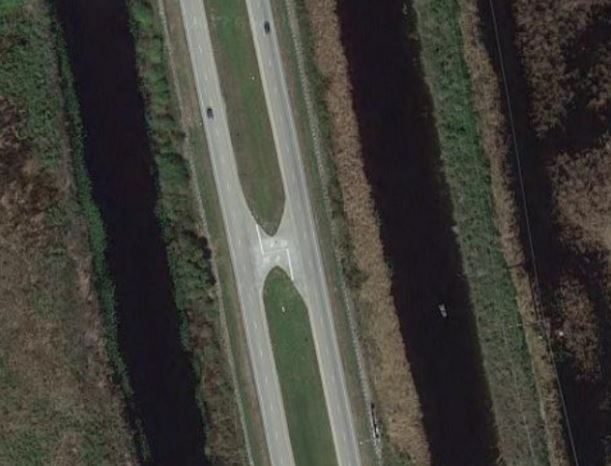
//> input picture Example 21/s21.JPG, 611 x 466 px
$ ./sample21   (built with g++ and OpenCV 4)
//> lines starting //> are read from the running program, lines starting //| are printed output that depends on the picture; after the words box and inside, x2 and y2 are one past the last pixel; in counts of white or black regions, pixels touching at a corner belong together
#include <iostream>
#include <cstdio>
#include <cstdlib>
#include <math.h>
#include <stdint.h>
#include <opencv2/core/core.hpp>
#include <opencv2/highgui/highgui.hpp>
#include <opencv2/imgproc/imgproc.hpp>

using namespace cv;
using namespace std;

void CallBackFunc(int event, int x, int y, int flags, void* userdata)
{
	if(event==EVENT_MOUSEMOVE)
    {
		cv::Mat temp = cv::imread("output.jpg");

		int c=x;
		int r=y;

		Vec3b pixel = temp.at<Vec3b>(r,c);
		uchar blue = pixel[0];
		uchar green = pixel[1];
		uchar red = pixel[2];

		if(blue>=247&&blue<=255)
		{
			if(red>=247&&red<=255)
			{
				if(green>=247&&green<=255)
				{
					cout<<"MOVE ALLOWED"<<endl;
				}
			}
		}
		else
		{
			cout<<"NOT ALLOWED"<<endl;
		}
    }
	else
	{
		cout<<"Error"<<endl;
	}
}

void output()
{
	cv::Mat img_bw4, newTemp, img_gray;
	cv::Mat3b next = cv::imread("next3.jpg");

	cv::cvtColor(next, img_gray, CV_RGB2GRAY);
	cv::threshold(img_gray, newTemp, 85.0, 255.0, THRESH_BINARY);

	for(int r=0;r<next.rows;++r)
	{
		for(int c=0;c<next.cols;++c)
		{
			Vec3b pixel = next(r, c);
			int blue = pixel[0];
			int green = pixel[1];
			int red = pixel[2];

			if(red>=247&&green<=10&&blue<=10)
			{
				newTemp.at<uchar>(r, c) = 255;
			}
			else
			{
				newTemp.at<uchar>(r, c) = 0;
			}
		}
	}

	cv::imshow("FINAL", newTemp);
	cv::imwrite("output.jpg", newTemp);

	//Movement
	/*namedWindow("Movement", 1);
	setMouseCallback("Movement", CallBackFunc, NULL);
	imshow("Movement", newTemp);*/
}

void renovation2()
{
	cv::Mat img_bw4, newTemp, img_gray;
	cv::Mat3b next = cv::imread("next2.jpg");

	cv::cvtColor(next, img_gray, CV_RGB2GRAY);
	cv::threshold(img_gray, newTemp, 85.0, 255.0, THRESH_BINARY);

	for(int r=0;r<next.rows;++r)
	{
		for(int c=0;c<next.cols;++c)
		{
			Vec3b pixel = next(r, c);
			int blue = pixel[0];
			int green = pixel[1];
			int red = pixel[2];

			if(red>=247&&green<=10&&blue<=10)
			{
				newTemp.at<uchar>(r, c) = 255;
			}
			else
			{
				newTemp.at<uchar>(r, c) = 0;
			}
		}
	}

	//cv::imshow("New", newTemp);

	cvtColor(newTemp, img_bw4, CV_GRAY2BGR);

	vector<Vec4i> lines;
	HoughLinesP(newTemp, lines, 1, CV_PI/180, 180, 350, 30);
	for(size_t i = 0; i < lines.size(); i++)
	{
		Vec4i l = lines[i];
		line(img_bw4, Point(l[0], l[1]), Point(l[2], l[3]), Scalar(0,0,255), 10, CV_AA);
	}

	imshow("source3", newTemp);
	imshow("detected lines3", img_bw4);
	cv::imwrite("next3.jpg", img_bw4);

	output();
}

void renovation()
{
	cv::Mat img_bw4, newTemp, img_gray;
	cv::Mat3b next = cv::imread("next.jpg");

	cv::cvtColor(next, img_gray, CV_RGB2GRAY);
	cv::threshold(img_gray, newTemp, 85.0, 255.0, THRESH_BINARY);

	for(int r=0;r<next.rows;++r)
	{
		for(int c=0;c<next.cols;++c)
		{
			Vec3b pixel = next(r, c);
			int blue = pixel[0];
			int green = pixel[1];
			int red = pixel[2];

			if(red>=247&&green<=10&&blue<=10)
			{
				newTemp.at<uchar>(r, c) = 255;
			}
			else
			{
				newTemp.at<uchar>(r, c) = 0;
			}
		}
	}

	//cv::imshow("New", newTemp);

	cvtColor(newTemp, img_bw4, CV_GRAY2BGR);

	vector<Vec4i> lines;
	HoughLinesP(newTemp, lines, 1, CV_PI/180, 100, 75, 15);
	for(size_t i = 0; i < lines.size(); i++)
	{
		Vec4i l = lines[i];
		line(img_bw4, Point(l[0], l[1]), Point(l[2], l[3]), Scalar(0,0,255), 3, CV_AA);
	}

	imshow("source2", newTemp);
	imshow("detected lines2", img_bw4);
	cv::imwrite("next2.jpg", img_bw4);
	renovation2();
}

int main()
{
	cv::Mat img_gray, img_bw, temp;
	//read an image
	cv::Mat3b img_bgr = cv::imread("s21.jpg");
//> img_bgr is the input picture: 466 rows x 611 cols, CV_8UC3; mean B, G, R 58, 64.5, 66.1
	cv::imshow("Original Image", img_bgr);

	//conversion gray
    cv::cvtColor(img_bgr, img_gray, CV_RGB2GRAY);
	cv::imshow("G", img_gray);

	//binary
    cv::threshold(img_gray, img_bw, 100.0, 255.0, THRESH_BINARY);
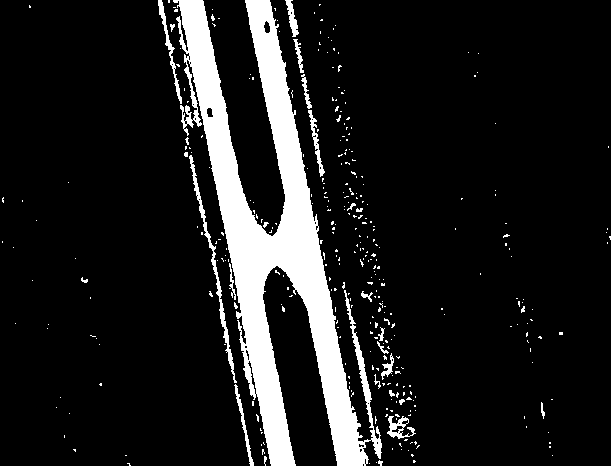
//> img_bw: 466 rows x 611 cols, CV_8UC1; 11.4% white; 352 white regions (329 under 20 px), largest, box (x1, y1, x2, y2) and area: (173, 0, 382, 466) 27972, (189, 155, 237, 383) 805, (158, 0, 182, 104) 374
	cv::threshold(img_gray, temp, 100.0, 255.0, THRESH_BINARY);

	//output
    cv::imshow("Binary (1st)", img_bw);

	cvtColor(img_bw, temp, CV_GRAY2BGR);

	vector<Vec4i> lines;
	HoughLinesP(img_bw, lines, 1, CV_PI/180, 100, 15, 1);
//> lines = 112 lines (x1, y1, x2, y2), first 8: [256, 0, 346, 465], [178, 0, 286, 465], [186, 0, 294, 465], [248, 0, 338, 465], [251, 0, 342, 465], [267, 0, 349, 465], [254, 0, 345, 465], [211, 117, 292, 465]
	for(size_t i = 0; i < lines.size(); i++)
	{
		Vec4i l = lines[i];
		line(temp, Point(l[0], l[1]), Point(l[2], l[3]), Scalar(0,0,255), 3, CV_AA);
	}
//> this loop made 112 passes
//> l on passes 1 to 12: [256, 0, 346, 465], [178, 0, 286, 465], [186, 0, 294, 465], [248, 0, 338, 465], [251, 0, 342, 465], [267, 0, 349, 465], [254, 0, 345, 465], [211, 117, 292, 465], [253, 0, 343, 465], [180, 0, 287, 465], [288, 94, 360, 465], [269, 0, 351, 465]
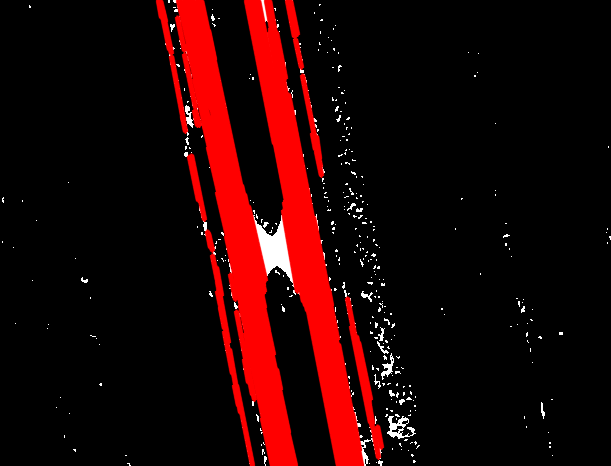
//> temp: 466 rows x 611 cols, CV_8UC3; mean B, G, R 3.5, 3.5, 34

	imshow("source", img_bw);
	imshow("detected lines", temp);
	cv::imwrite("next.jpg", temp);

	renovation();
//> in renovation, `cv::threshold(img_gray, newTemp, 85.0, 255.0, THRESH_BINARY);`: newTemp: 466 rows x 611 cols, CV_8UC1; 1.4% white; 422 white regions (403 under 20 px), largest, box (x1, y1, x2, y2) and area: (253, 215, 294, 287) 1194, (387, 416, 416, 439) 283, (381, 353, 394, 380) 125
//> after the loop in renovation, `for(int r=0;r<next.rows;++r)`:
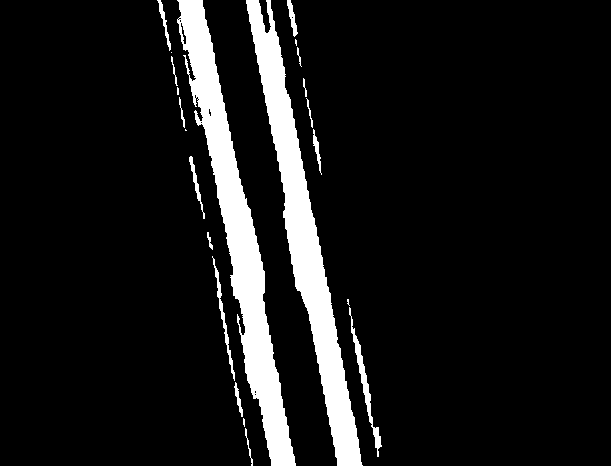
//> newTemp: 466 rows x 611 cols, CV_8UC1; 9.5% white; 22 white regions (6 under 20 px), largest, box (x1, y1, x2, y2) and area: (177, 0, 296, 466) 12876, (246, 0, 363, 466) 11978, (349, 307, 382, 457) 672
//> in renovation, `HoughLinesP(newTemp, lines, 1, CV_PI/180, 100, 75, 15);`: lines = 69 lines (x1, y1, x2, y2), first 8: [187, 0, 286, 465], [178, 0, 276, 465], [249, 0, 339, 465], [184, 0, 282, 465], [251, 0, 358, 465], [250, 2, 357, 465], [255, 0, 362, 465], [191, 0, 290, 465]
//> the loop in renovation, `for(size_t i = 0; i < lines.size(); i++)` made 69 passes
//> l on passes 1 to 12: [187, 0, 286, 465], [178, 0, 276, 465], [249, 0, 339, 465], [184, 0, 282, 465], [251, 0, 358, 465], [250, 2, 357, 465], [255, 0, 362, 465], [191, 0, 290, 465], [253, 0, 360, 465], [191, 1, 289, 465], [196, 0, 295, 465], [179, 0, 278, 465]
//> after the loop in renovation, `for(size_t i = 0; i < lines.size(); i++)`:
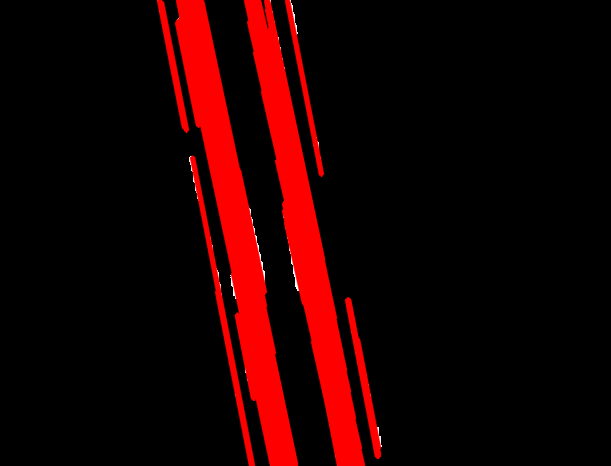
//> img_bw4: 466 rows x 611 cols, CV_8UC3; mean B, G, R 0.3, 0.3, 30.3
//> in renovation2, `cv::threshold(img_gray, newTemp, 85.0, 255.0, THRESH_BINARY);`: newTemp: 466 rows x 611 cols, CV_8UC1; 0.13% white in thin lines or dots, all inside (x1, y1, x2, y2) = (177, 0, 382, 447)
//> after the loop in renovation2, `for(int r=0;r<next.rows;++r)`:
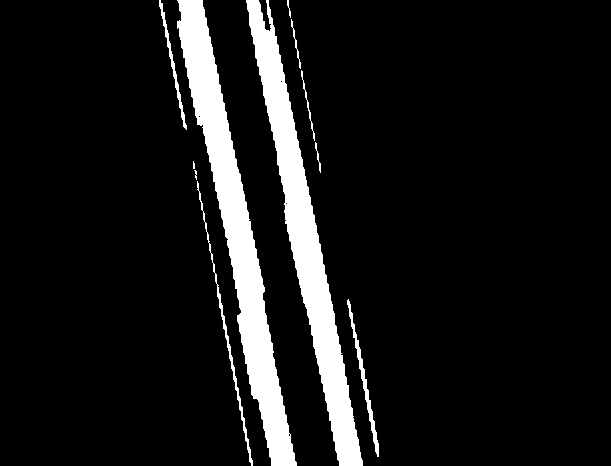
//> newTemp: 466 rows x 611 cols, CV_8UC1; 9.5% white; 11 white regions (2 under 20 px), largest, box (x1, y1, x2, y2) and area: (177, 0, 297, 466) 13087, (246, 0, 363, 466) 11867, (197, 181, 253, 466) 663
//> in renovation2, `HoughLinesP(newTemp, lines, 1, CV_PI/180, 180, 350, 30);`: lines = 38 lines (x1, y1, x2, y2), first 8: [250, 0, 358, 465], [188, 0, 287, 465], [255, 0, 362, 464], [178, 0, 285, 465], [252, 0, 359, 465], [198, 0, 289, 465], [246, 1, 353, 465], [247, 0, 354, 465]
//> the loop in renovation2, `for(size_t i = 0; i < lines.size(); i++)` made 38 passes
//> l on passes 1 to 12: [250, 0, 358, 465], [188, 0, 287, 465], [255, 0, 362, 464], [178, 0, 285, 465], [252, 0, 359, 465], [198, 0, 289, 465], [246, 1, 353, 465], [247, 0, 354, 465], [254, 0, 361, 465], [249, 25, 350, 465], [200, 0, 290, 465], [180, 21, 282, 465]
//> after the loop in renovation2, `for(size_t i = 0; i < lines.size(); i++)`:
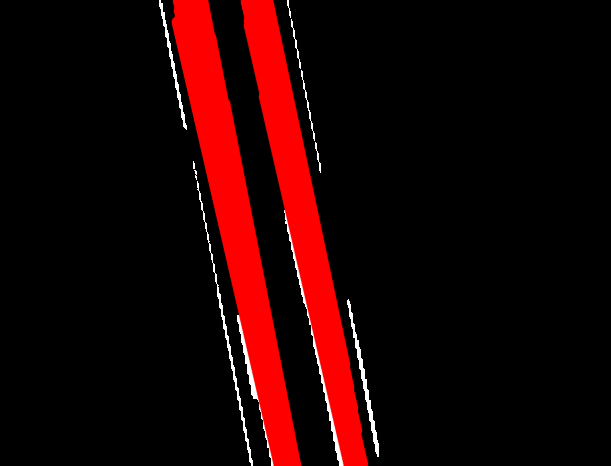
//> img_bw4: 466 rows x 611 cols, CV_8UC3; mean B, G, R 2.8, 2.8, 30.6
//> in output, `cv::threshold(img_gray, newTemp, 85.0, 255.0, THRESH_BINARY);`: newTemp: 466 rows x 611 cols, CV_8UC1; 1.1% white; 12 white regions (2 under 20 px), largest, box (x1, y1, x2, y2) and area: (284, 210, 344, 466) 752, (197, 181, 253, 466) 663, (347, 299, 379, 457) 598
//> after the loop in output, `for(int r=0;r<next.rows;++r)`:
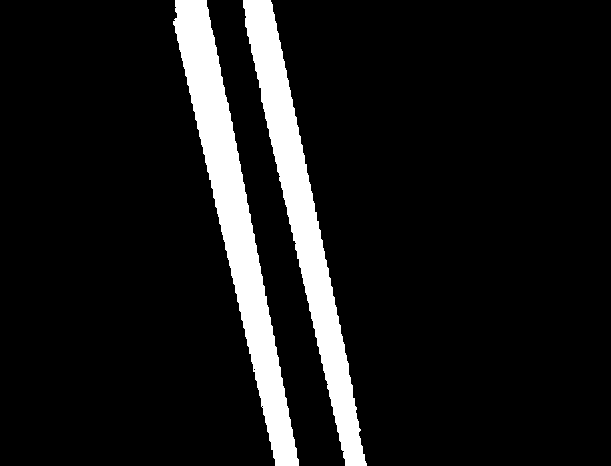
//> newTemp: 466 rows x 611 cols, CV_8UC1; 9.7% white; 2 white regions, box (x1, y1, x2, y2) and area: (173, 0, 299, 466) 14595, (243, 0, 367, 466) 12939

	cv::waitKey(0);

	return 0;
}
